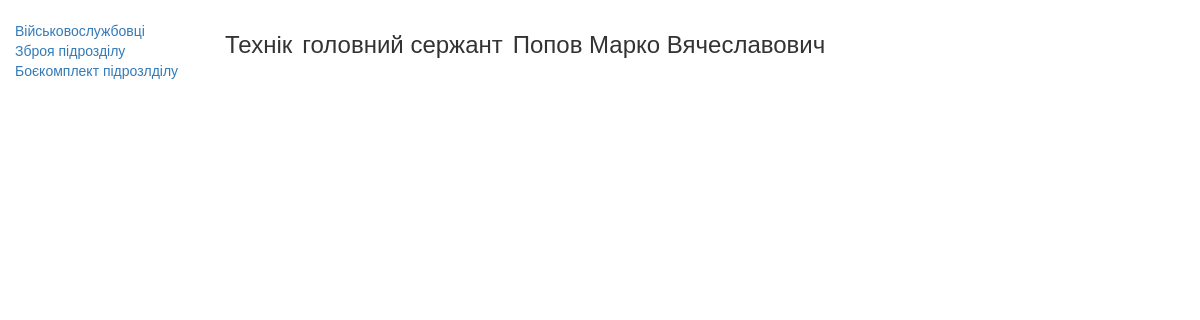
/index/soldiers_card/10/, run on the app's committed database.
### evening/models.py (models this page shows, shortened)
class Soldiers(models.Model):
    slug = models.SlugField(max_length=50, unique=True, null=True,
                            verbose_name='Код посади')
    surname = models.CharField(max_length=50, verbose_name='Фамілія')
    name = models.CharField(max_length=50, verbose_name='Імʼя')
    fathers_name = models.CharField(max_length=50, verbose_name='По батькові')
    callsign = models.CharField(max_length=50, verbose_name='Позивний')
    position_name = models.CharField(
        max_length=50, null=True, verbose_name='Посада')
    mil_prof = models.CharField(max_length=50, null=True, verbose_name='ВОС')
    position_rank = models.CharField(
        max_length=50, null=True, verbose_name='Звання посади')
    rank = models.ForeignKey(
        'Ranks', on_delete=models.PROTECT, null=True, verbose_name='Звання')
    phone = models.CharField(max_length=13, null=True, verbose_name='Телефон')
    birth_date = models.DateField(null=True, verbose_name='Дата народження')
    tax_number = models.CharField(
        max_length=15, unique=True, null=True, verbose_name='ІПН')
    blood_type = models.CharField(
        max_length=15, null=True, verbose_name='Группа крові')
    addres = models.CharField(max_length=255, null=True, verbose_name='Адреса')
    complect_center = models.CharField(
        max_length=255, null=True, verbose_name='Центр комплектаціі')
    mob_date = models.DateField(null=True, verbose_name='Дата мобілізаціі')
    children = models.CharField(max_length=50, null=True, verbose_name='Діти')
    hight_s = models.CharField(max_length=50, null=True, verbose_name='Зріст')
    size = models.CharField(max_length=50, null=True, verbose_name='Розмір')
    boots_s = models.CharField(max_length=50, null=True, verbose_name='Взуття')
    head_s = models.CharField(max_length=50, null=True,
                              verbose_name='Головний убор')
    photo = models.ImageField(blank=True, verbose_name='Фото')
    passport = models.CharField(
        max_length=50, blank=True, verbose_name='Паспорт')
    def __str__(self):
        return f'{self.surname}  {self.name}  {self.fathers_name}'
    class Meta:
        verbose_name = 'Військовослужбовець'
        verbose_name_plural = 'Військовослужбовці'
        ordering = ['slug']

class Ranks (models.Model):
    rank = models.CharField(max_length=50,)
    def __str__(self):
        return self.rank

### evening/views.py (the view)
class SoldiersCard(DetailView):
    model = Soldiers
    template_name = 'evening/soldiers_detail.html'
    context_object_name = 'soldiers_card'

### evening/templates/evening/soldiers_detail.html (shortened to what this page needs)
{% extends "evening/base_generic.html" %}
{% block content %}
<h3>
  <div class="variable">
    <span>{{soldiers_card.position_name}}</span>
    <span>{{soldiers_card.rank}}</span>
    <span>{{soldiers_card}}</span>
  </div>
</h3>
{% endblock %}

### evening/templates/evening/soldiers_detail.html (style rules this page uses)
.variable { display: flex; margin-bottom: 10px; padding: 10px; }
.variable span { margin-right: 10px; }

### data on the page
Soldiers: position_name "Технік", rank "головний сержант", surname+name+fathers_name "Попов Марко Вячеславович"
